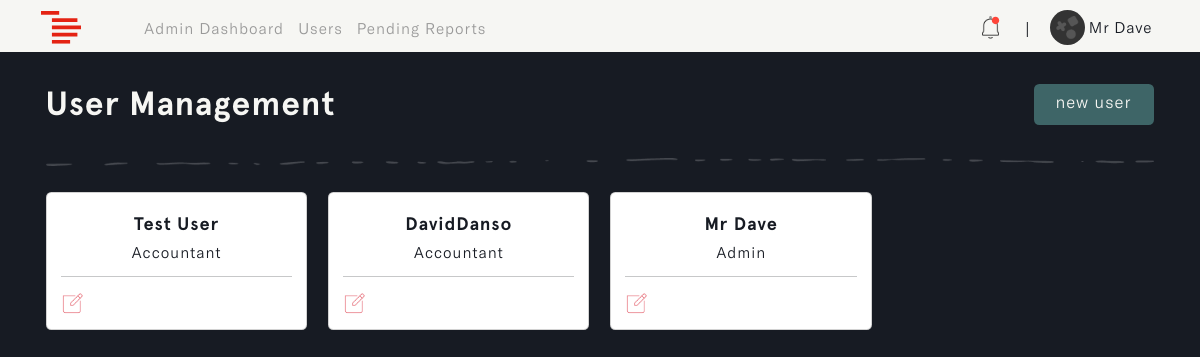
The app's page /admins/manage-users/ (signed in) with its own data.
### accounts/models.py (models this page shows)
class User(AbstractUser):
    ROLES = (
        ('admin', 'Admin'),
        ('accountant', 'Accountant'),
    )
    role = models.CharField(max_length=20, choices=ROLES, default='admin')

class Profile(models.Model):
    user = models.OneToOneField(settings.AUTH_USER_MODEL, on_delete=models.CASCADE, blank=True, null=True)
    name = models.CharField(max_length=255, unique=True)
    username = models.CharField(max_length=255, unique=True, blank=True, null=True)
    email = models.EmailField(max_length=255, unique=True)
    updated_time_stamp = models.DateTimeField(auto_now=True)
    created_time_stamp = models.DateTimeField(auto_now_add=True)
    id = models.UUIDField(default=uuid.uuid4, primary_key=True, unique=True, editable=False)
    def __str__(self):
        return self.username

### u_admin/views.py (the view)
# urls.py: path('manage-users/', views.user_management, name='users'),
@login_required
def user_management(request):
    if request.user.role != 'admin':
        return redirect('login')
    users = Profile.objects.all()
    if request.method == 'POST':
        form = UserCreationForm(request.POST)
        if form.is_valid():
            user = form.save(commit=False)
            user.username = user.username.lower()
            user.save()
            messages.success(request, 'User created successful')
            return redirect('users')
    else:
        form = UserCreationForm()
    pending_reports = Report.objects.filter(status='pending')
    context = {'users': users, 'form': form, 'pending_reports': pending_reports}
    return render(request, 'u_admin/user_management.html', context)

### u_admin/templates/u_admin/user_management.html (shortened to what this page needs)
{% load static %}
{% load humanize %}
<!DOCTYPE html>
<html lang="en" class="js has-scroll-init has-scroll-smooth">
  <head>
    <link rel="stylesheet" href="{% static '/css/bootstrap.min.css' %}" />
    <link rel="stylesheet" href="{% static '/css/user_management.css' %}" />
    <link rel="stylesheet" href="{% static '/css/notifications.css' %}" />
  </head>
  <body
    id="pageTop"
    class="page-content"
    data-spy="scroll"
    data-target="#mainNav"
  >
    {% include 'nav.html' %}
    <main>
      <div data-scroll class="page page--layout-2" id="main">
        <div id="hero">
          <div class="container-fluid">
            <div class="hero-intro">
              <h1>
                User Management
                <button
                  data-bs-toggle="offcanvas"
                  data-bs-target="#offcanvasRight"
                  aria-controls="offcanvasRight"
                  class="px-4 btn"
                  id="new_user"
                >
                   new user
                </button>
              </h1>
              <img
                src="{% static 'images/line.png'%}"
                class="img-fluid d-flex mx-auto"
                id="page_line"
                alt="page_line"
              />
              <div class="row" id="user_cards">
                {% for user in users reversed %}
                <div class="col-md-3">
                  <div class="card">
                    <div class="card-body">
                      <h5>{{ user.name }}</h5>
                      <h6 id="user_role">
                        <span>{{ user.user.get_role_display }}</span>
                      </h6>
                      <hr id="line" />
                      <div id="action_btns">
                        <a href="{% url 'edit-user' user.id %}" id="edit_user">
                          <img
                            src="{% static 'images/edit.png' %}"
                            class="img-fluid"
                            id="edit_img"
                            alt="edit_img"
                          />
                        </a>
                      </div>
                    </div>
                  </div>
                </div>
                {% endfor %}
              </div>
            </div>
          </div>
        </div>
      </div>
    </main>
  </body>
</html>

### templates/nav.html (shortened to what this page needs)
{% load static %}
{% load active_link_tags %}
<nav class="navbar navbar-expand-lg fixed-top menu" id="mainNav">
  <div class="container">
    <a class="navbar-brand" href="#">
      <img
        src="{% static 'images/logo.svg' %}"
        class="img-fluid"
        id="logo"
        alt="logo"
      />
    </a>
    <div class="collapse navbar-collapse" id="navbarSupportedContent">
      {% if request.user.role == 'admin' %}
      <ul class="navbar-nav me-auto mb-2 mb-lg-0 left--links">
        <li class="nav-item">
          <a
            class="nav-link {% active_link 'dashboard' %}"
            href="{% url 'dashboard' %}"
            >Admin Dashboard</a
          >
        </li>
        <li class="nav-item">
          <a class="nav-link {% active_link 'users' %}" href="{% url 'users' %}"
            >Users</a
          >
        </li>
        <li class="nav-item">
          <a
            class="nav-link {% active_link 'pending-reports' %}"
            href="{% url 'pending-reports' %}"
            >Pending Reports</a
          >
        </li>
      </ul>
      <ul class="navbar-nav mb-2 mb-lg-0" id="rightNav">
        {% include 'admin_links.html' %}
        <li class="nav-item align-self-center" id="nav_span"><span>|</span></li>
        <li class="nav-item dropdown">
          <a class="nav-link" href="{% url 'profile' %}">
            <img
              id="profile_img"
              src="{% static '/images/avatar.png' %}"
              class="img-fluid rounded-circle"
              alt="profile_img"
            />
            <small>{{request.user.profile.name}}</small>
          </a>
        </li>
      </ul>
      {% endif %}
    </div>
  </div>
</nav>

### static/css/user_management.css (style rules this page uses)
*, *::after, *::before { box-sizing: border-box; margin: 0; padding: 0; }
html, body { box-sizing: border-box; font-size: 14px; margin: 0; padding: 0; width: 100%; overflow-x: hidden; background: var(--main-color); -webkit-font-smoothing: antialiased; -moz-osx-font-smoothing: grayscale; scroll-behavior: smooth; }
a { text-decoration: none; }
.page-content { --main-color: #171b23; --text-color: #f6f6f3; --header-font: "Apercu-Bold"; --text-font: "GTAmerica-Light"; }
a { text-decoration: none; color: var(--accent-color); }
#mainNav { transform: translateY(0); transition: padding-top 0.3s, padding-bottom 0.3s; padding-top: 3px; padding-bottom: 0px; background: var(--text-color); transform: translateY(0); opacity: 1; z-index: 9; width: 100vw; }
#profile_img { width: 35px; }
#mainNav small { font-size: 1.2rem; font-family: var(--text-font); color: var(--main-color); letter-spacing: 1px; vertical-align: middle; }
#mainNav .navbar-brand { color: #8858d1; }
.left--links a { font-family: var(--text-font); color: #999; letter-spacing: 1px; font-size: 1.2rem; line-height: normal; }
#nav_span { margin-left: 1px; margin-right: 12px; }
#hero { margin-top: 7%; }
.hero-intro { margin: 3%; }
.hero-intro h1 { font-size: 4.2vh; font-family: var(--header-font); color: var(--text-color); letter-spacing: 1px; margin-bottom: 2%; }
#new_user { color: var(--text-color); letter-spacing: 1px; font-family: var(--text-font); font-size: 1.2rem; float: right; cursor: pointer; line-height: 1.4; background-color: #3e6567; transition: all 0.5s ease-in-out; }
#user_cards .card { margin-top: 10%; }
#user_cards h5 { color: var(--main-color); letter-spacing: 1px; font-family: var(--header-font); font-size: 1.3rem; text-transform: capitalize; text-align: center; margin-top: 3%; }
#user_cards h6 { color: var(--main-color); letter-spacing: 1px; font-family: var(--text-font); font-size: 1.1rem; text-align: center; }
#edit_img { width: 24px; }
#action_btns { display: flex; justify-content: space-between; }
#page_line { margin-top: 3%; }
@media (min-width: 1200px) { #mainNav small { font-size: 1.1rem; } }
@media (min-width: 1200px) { .left--links { margin-left: 4%; } }
@media (min-width: 1200px) { .left--links a { font-size: 1.1rem; } }

### static/css/notifications.css (style rules this page uses)
*, *::after, *::before { box-sizing: border-box; margin: 0; padding: 0; }
html, body { box-sizing: border-box; font-size: 14px; margin: 0; padding: 0; width: 100%; overflow-x: hidden; background: var(--main-color); -webkit-font-smoothing: antialiased; -moz-osx-font-smoothing: grayscale; scroll-behavior: smooth; }
a { text-decoration: none; }
.page-content { --main-color: #171b23; --text-color: #f6f6f3; --header-font: "Apercu-Bold"; --text-font: "GTAmerica-Light"; }
a { text-decoration: none; color: var(--accent-color); }

### records on screen
User: user.profile.name "Mr Dave"
Profile: name "Test User", user.role "Accountant"
Profile: name "DavidDanso", user.role "Accountant"
Profile: name "Mr Dave", user.role "Admin"
